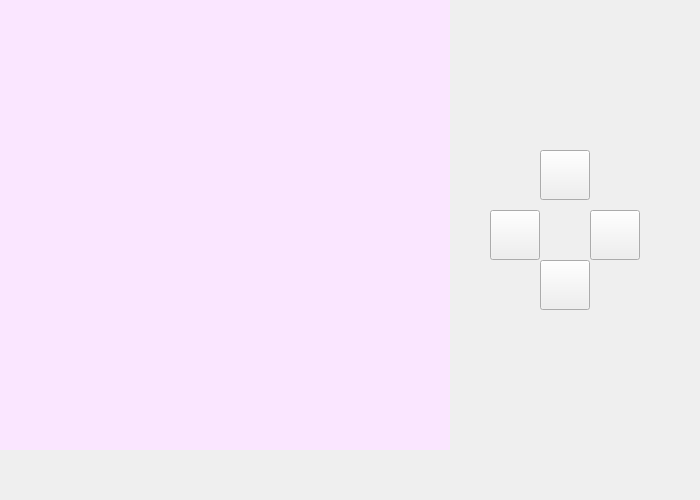
<?xml version="1.0" encoding="UTF-8"?>
<ui version="4.0">
 <class>Widget</class>
 <widget class="QWidget" name="Widget">
  <property name="geometry">
   <rect>
    <x>0</x>
    <y>0</y>
    <width>700</width>
    <height>500</height>
   </rect>
  </property>
  <property name="windowTitle">
   <string>Widget</string>
  </property>
  <widget class="QLabel" name="label">
   <property name="geometry">
    <rect>
     <x>0</x>
     <y>0</y>
     <width>450</width>
     <height>450</height>
    </rect>
   </property>
   <property name="styleSheet">
    <string notr="true">background-color: rgb(250, 230, 255);</string>
   </property>
   <property name="text">
    <string/>
   </property>
  </widget>
  <widget class="QLabel" name="food">
   <property name="geometry">
    <rect>
     <x>0</x>
     <y>0</y>
     <width>30</width>
     <height>30</height>
    </rect>
   </property>
   <property name="text">
    <string/>
   </property>
   <property name="pixmap">
    <pixmap>food.png</pixmap>
   </property>
  </widget>
  <widget class="QPushButton" name="pushButton">
   <property name="geometry">
    <rect>
     <x>540</x>
     <y>260</y>
     <width>50</width>
     <height>50</height>
    </rect>
   </property>
   <property name="text">
    <string/>
   </property>
   <property name="icon">
    <iconset>
     <normaloff>8.png</normaloff>8.png</iconset>
   </property>
   <property name="iconSize">
    <size>
     <width>50</width>
     <height>50</height>
    </size>
   </property>
  </widget>
  <widget class="QPushButton" name="pushButton_2">
   <property name="geometry">
    <rect>
     <x>490</x>
     <y>210</y>
     <width>50</width>
     <height>50</height>
    </rect>
   </property>
   <property name="text">
    <string/>
   </property>
   <property name="icon">
    <iconset>
     <normaloff>6.png</normaloff>6.png</iconset>
   </property>
   <property name="iconSize">
    <size>
     <width>50</width>
     <height>50</height>
    </size>
   </property>
  </widget>
  <widget class="QPushButton" name="pushButton_3">
   <property name="geometry">
    <rect>
     <x>540</x>
     <y>150</y>
     <width>50</width>
     <height>50</height>
    </rect>
   </property>
   <property name="text">
    <string/>
   </property>
   <property name="icon">
    <iconset>
     <normaloff>5.png</normaloff>5.png</iconset>
   </property>
   <property name="iconSize">
    <size>
     <width>50</width>
     <height>50</height>
    </size>
   </property>
  </widget>
  <widget class="QPushButton" name="pushButton_4">
   <property name="geometry">
    <rect>
     <x>590</x>
     <y>210</y>
     <width>50</width>
     <height>50</height>
    </rect>
   </property>
   <property name="text">
    <string/>
   </property>
   <property name="icon">
    <iconset>
     <normaloff>7.png</normaloff>7.png</iconset>
   </property>
   <property name="iconSize">
    <size>
     <width>50</width>
     <height>50</height>
    </size>
   </property>
  </widget>
  <widget class="QLabel" name="label_2">
   <property name="geometry">
    <rect>
     <x>480</x>
     <y>370</y>
     <width>30</width>
     <height>30</height>
    </rect>
   </property>
   <property name="text">
    <string/>
   </property>
   <property name="pixmap">
    <pixmap>../9.png</pixmap>
   </property>
  </widget>
 </widget>
 <layoutdefault spacing="6" margin="11"/>
 <resources/>
 <connections/>
</ui>
